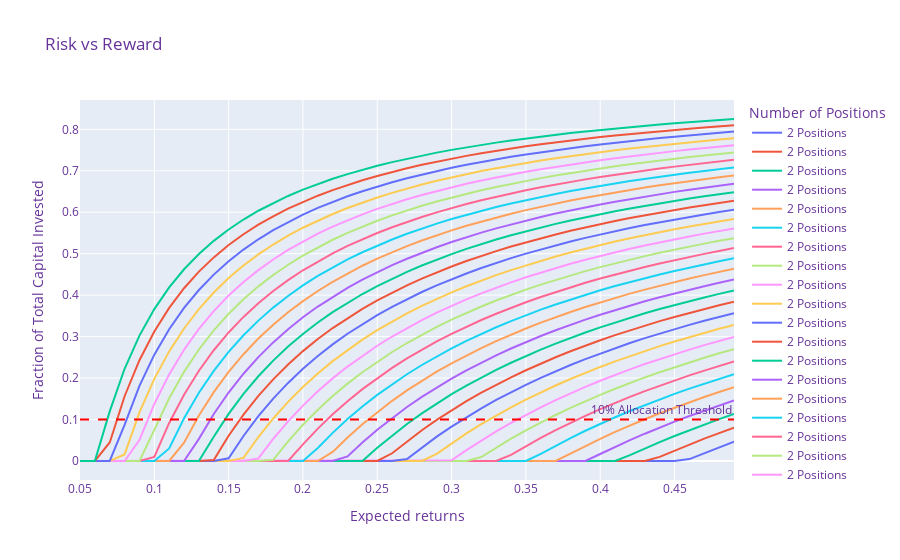

Here is the notebook cell this chart was saved with:
### Code cell
# p_not_breakeven = 0.4
# num_positions = 2
expected_gain = 0.1
position_range = np.arange(1, 6)
p_range = np.arange(0.56, 0.24, -0.01)
fig = go.Figure()
for p_not_breakeven in p_range:
    
    for num_positions in position_range:
    
        p = 1 - p_not_breakeven**num_positions
        p/(1/num_positions) - p_not_breakeven/
#     gain_fraction_df =  pd.DataFrame({"Capital Fraction":np.apply_along_axis(lambda expected_gain: p -  (1-p) / expected_gain, 0, expected_gain_range),
#                                   "Expected Gain":expected_gain_range})
#     gain_fraction_df.loc[gain_fraction_df['Capital Fraction']<0, 'Capital Fraction'] = 0
#     # gain_fraction_df.loc[gain_fraction_df['Capital Fraction'].gt(0.05).idxmax(), "Expected Gain"]

    fig.add_trace(go.Scatter(x=gain_fraction_df["Expected Gain"], y=gain_fraction_df["Capital Fraction"],
                    mode='lines',
                    name='%d Positions'%num_positions))
    
fig.add_hline(0.1, line_dash="dash", line_color="red", annotation_text='10% Allocation Threshold')
fig.update_layout(
    title="Risk vs Reward",
    xaxis_title="Expected returns",
    yaxis_title="Fraction of Total Capital Invested",
    legend_title="Number of Positions",
    font=dict(
#         family="Courier New, monospace",
        size=12,
        color="RebeccaPurple"
    )
)

fig.show()
